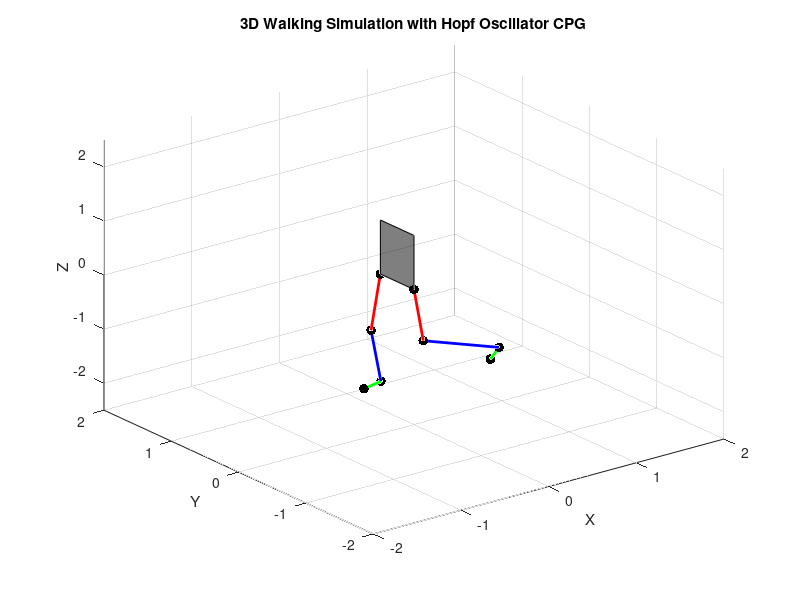
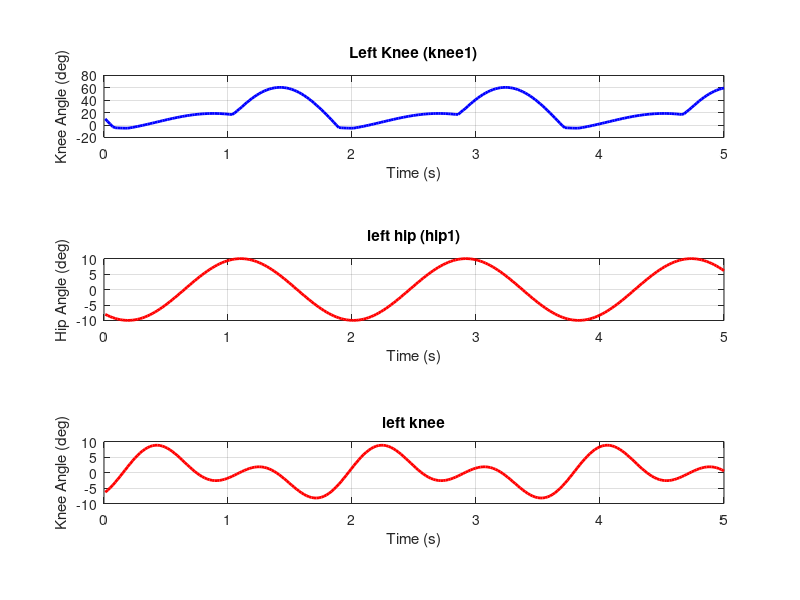

Write the MATLAB code that produced these figures, in order.
close all;
clear all;
clc;
% --- Setup ---
L_thigh = 1.0;
L_shank = 1.0;
L_foot = 0.2;
t_sim = linspace(0, 10, 500);
theta_hip1_log = zeros(size(t_sim));  % same size as time vector
theta_knee1_log = zeros(size(t_sim));  % same size
theta_ankle1_log = zeros(size(t_sim));  % same size
dt = t_sim(2) - t_sim(1);

% Joint angle limits
hip_min = -30 * pi / 180; hip_max = 100 * pi / 180;
knee_min = 5 * pi / 180;  knee_max = 150 * pi / 180;
ankle_min = -15 * pi / 180; ankle_max = 15 * pi / 180;

% Hopf oscillator parameters
mu = 0.8; omega = 1.1 * pi * 1; gamma = 0.1; % gamma = coupling strength

% 6 oscillators: hip1, knee1, ankle1, hip2, knee2, ankle2
z = ones(6, 1) + 1i * ones(6, 1);
z(4:6) = z(4:6) * exp(1i * pi);  % Phase-shift second leg by 180 degrees
z(2) = z(2) * exp(1.2i * pi/2);
z(5) = z(5) * exp(1.2i * pi/2);

z(3) = z(3) * exp(-1.2i * pi/2);
z(6) = z(6) * exp(-1.2i * pi/2);

% Phase-coupling matrix (opposing legs get negative influence)
C = [ 0  0  0  1  0  0;
      0  0  0  0  1  0;
      0  0  0  0  0  1;
      1  0  0  0  0  0;
      0  1  0  0  0  0;
      0  0  1  0  0  0];

% Initialize figure
figure;
hold on; grid on;
xlim([-2, 2]); ylim([-2, 2]); zlim([-2.5, 2.5]);
xlabel('X'); ylabel('Y'); zlabel('Z');
title('3D Walking Simulation with Hopf Oscillator CPG');
view(3);

filename = 'hopf_gait.gif';

% Phase for ankle matching
amp_ankle = pi/36;
phase_offset = 13 * pi / 6;

% --- Simulation Loop ---
for i = 1:length(t_sim)
    % Update each Hopf oscillator
    z_new = z;
    for j = 1:6
        coupling = sum(C(j,:) .* z.');
        dz = (mu - abs(z(j))^2) * z(j) + 1i * omega * z(j) + gamma * coupling;
        z_new(j) = z(j) + dt * dz;
    end
    z = z_new;

    % Use real part as normalized joint angle signal
    theta_hip1 = -1.1*pi /18 * real(z(1));
    theta_knee1 = 7*pi / 20 * real(z(2));
    % theta_ankle1 = 1*pi/36 * real(z(3));
    theta_hip2 = -1.1*pi /18 * real(z(4));
    theta_knee2 = 7*pi / 20 * real(z(5));
    % theta_ankle2 = 1*pi/36 * real(z(6));

    % Ankle1 matching 
    base = amp_ankle * real(z(3) * exp(1i * phase_offset));
    base2 = amp_ankle * real(z(6) * exp(1i * phase_offset));
    harm = (amp_ankle/0.8) * real((z(3)^2) * exp(1i * (phase_offset + pi*0.6)));
    harm2 = (amp_ankle/0.8) * real((z(6)^2) * exp(1i * (phase_offset + pi*0.6)));
    theta_ankle1 = base + harm;
    theta_ankle2 = base2 + harm2;

    % Clamp joint limits
    theta_hip1 = max(min(theta_hip1, hip_max), hip_min);
    theta_knee1 = max(min(theta_knee1, knee_max), knee_min)+max(min(7*pi / 120 * real(z(2)* exp(0.9i * pi)), knee_max), 0);
    theta_ankle1 = max(min(theta_ankle1, ankle_max), ankle_min);

    theta_hip2 = max(min(theta_hip2, hip_max), hip_min);
    theta_knee2 = max(min(theta_knee2, knee_max), knee_min)+max(min(7*pi / 120 * real(z(5)* exp(0.9i * pi)), knee_max), 0);
    theta_ankle2 = max(min(theta_ankle2, ankle_max), ankle_min);

    % --- Forward Kinematics ---
    x_hip1 = 0; y_hip1 = 0; z_hip1 = 0;
    x_knee1 = x_hip1 + L_thigh * sin(theta_hip1);
    z_knee1 = z_hip1 - L_thigh * cos(theta_hip1); 
    y_knee1 = y_hip1;
    x_ankle1 = x_knee1 + L_shank * sin(theta_hip1 + theta_knee1);
    z_ankle1 = z_knee1 - L_shank * cos(theta_hip1 + theta_knee1); 
    y_ankle1 = y_knee1;
    x_foot1 = x_ankle1 - L_foot * cos(theta_hip1 + theta_knee1 + theta_ankle1);
    z_foot1 = z_ankle1 - L_foot * sin(theta_hip1 + theta_knee1 + theta_ankle1); 
    y_foot1 = y_ankle1;
   

    x_hip2 = 0; y_hip2 = 0.5; z_hip2 = 0;
    x_knee2 = x_hip2 + L_thigh * sin(theta_hip2);
    z_knee2 = z_hip2 - L_thigh * cos(theta_hip2); 
    y_knee2 = y_hip2;
    x_ankle2 = x_knee2 + L_shank * sin(theta_hip2 + theta_knee2);
    z_ankle2 = z_knee2 - L_shank * cos(theta_hip2 + theta_knee2); 
    y_ankle2 = y_knee2;
    x_foot2 = x_ankle2 - L_foot * cos(theta_hip2 + theta_knee2 + theta_ankle2);
    z_foot2 = z_ankle2 - L_foot * sin(theta_hip2 + theta_knee2 + theta_ankle2); 
    y_foot2 = y_ankle2;

    theta_hip1_log(i) = rad2deg(theta_hip1);
    theta_knee1_log(i) = rad2deg(theta_knee1 + theta_hip1);
    theta_ankle1_log(i) = rad2deg(theta_ankle1 );

    % --- Draw Model ---
    cla;
    fill3([x_hip1, x_hip2, x_hip2, x_hip1], ...
          [y_hip1, y_hip2, y_hip2, y_hip1], ...
          [-z_hip1, -z_hip2, -(z_hip2 - 1), -(z_hip1 - 1)], ...
          'k', 'FaceAlpha', 0.5);

    plot3([x_hip1, x_knee1], [y_hip1, y_knee1], [z_hip1, z_knee1], 'r-', 'LineWidth', 2);
    plot3([x_knee1, x_ankle1], [y_knee1, y_ankle1], [z_knee1, z_ankle1], 'b-', 'LineWidth', 2);
    plot3([x_ankle1, x_foot1], [y_ankle1, y_foot1], [z_ankle1, z_foot1], 'g-', 'LineWidth', 2);
    scatter3([x_hip1, x_knee1, x_ankle1, x_foot1], [y_hip1, y_knee1, y_ankle1, y_foot1], [z_hip1, z_knee1, z_ankle1, z_foot1], 50, 'k', 'filled');

    plot3([x_hip2, x_knee2], [y_hip2, y_knee2], [z_hip2, z_knee2], 'r-', 'LineWidth', 2);
    plot3([x_knee2, x_ankle2], [y_knee2, y_ankle2], [z_knee2, z_ankle2], 'b-', 'LineWidth', 2);
    plot3([x_ankle2, x_foot2], [y_ankle2, y_foot2], [z_ankle2, z_foot2], 'g-', 'LineWidth', 2);
    scatter3([x_hip2, x_knee2, x_ankle2, x_foot2], [y_hip2, y_knee2, y_ankle2, y_foot2], [z_hip2, z_knee2, z_ankle2, z_foot2], 50, 'k', 'filled');

    pause(0.01);
end

mask_sim = (t_sim >= 5) & (t_sim <= 15);
t_window = t_sim(mask_sim) - 5;

% --- Plot Result ---
figure;
set(gcf, 'Position', [100, 100, 1200, 500]);  % Set figure size

% --- Subplot 1: Left Knee ---
subplot(3,1,1);
plot(t_window, theta_knee1_log(mask_sim), 'b', 'LineWidth', 2);
xlabel('Time (s)');
ylabel('Knee Angle (deg)');
title('Left Knee (knee1)');
grid on;
pbaspect([10 1 1]);

% --- Subplot 2: Left Hip ---
subplot(3,1,2);
plot(t_window, theta_hip1_log(mask_sim), 'r', 'LineWidth', 2);
xlabel('Time (s)');
ylabel('Hip Angle (deg)');
title('left hip (hip1)');
grid on;
pbaspect([10 1 1]);

% --- Subplot 3: Left ankle ---
subplot(3,1,3);
plot(t_window, theta_ankle1_log(mask_sim), 'r', 'LineWidth', 2);
xlabel('Time (s)');
ylabel('Knee Angle (deg)');
title('left knee');
grid on;
pbaspect([10 1 1]);